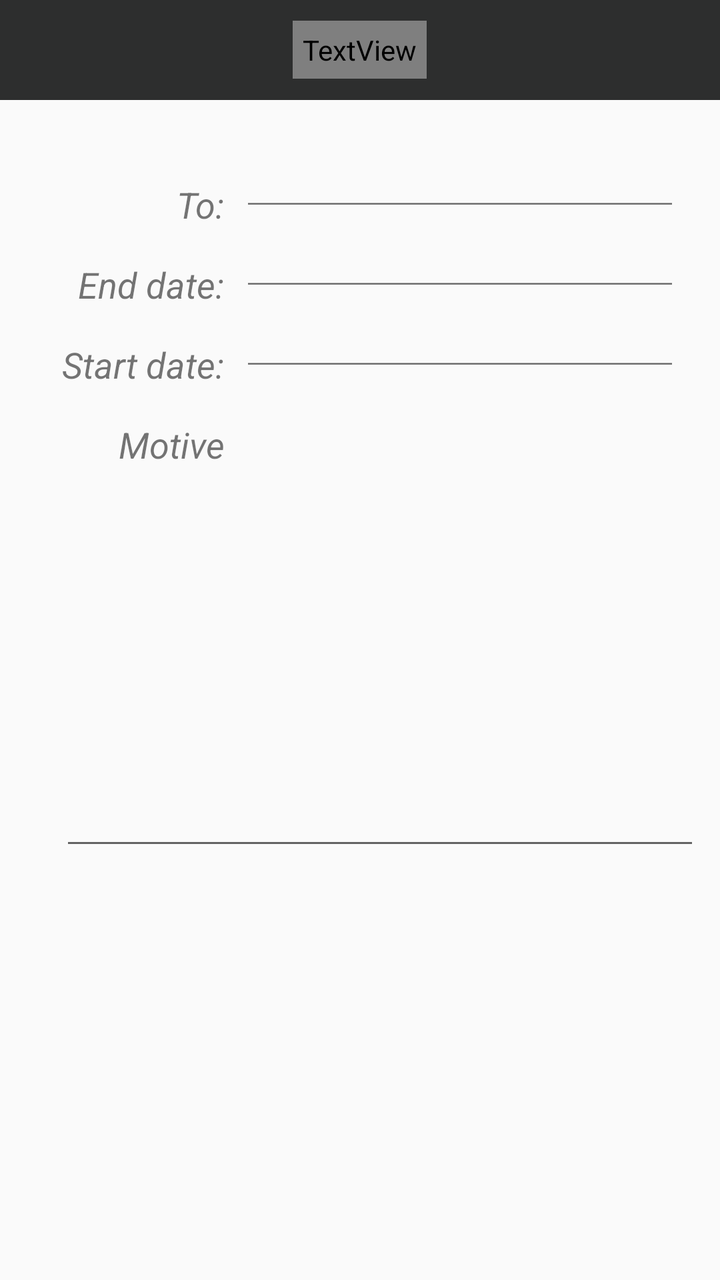
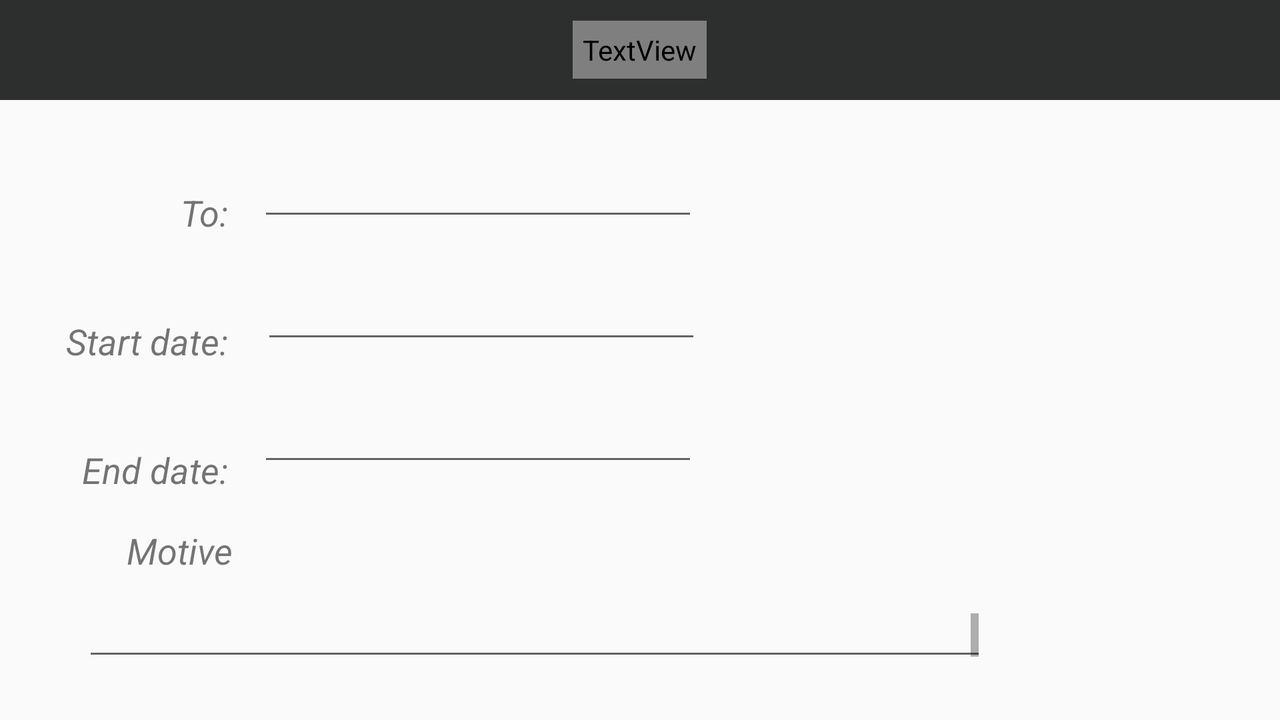

Two renders of one Android screen. The first uses the default layout on a phone; the second uses the alternative layout the repository ships for a different screen configuration, on a matching device. The two XML files are below.
<!-- AndroidManifest.xml: application theme Theme.AppCompat.Light.NoActionBar.FullScreen -->
<!-- res/layout/activity_request_form.xml -->
<?xml version="1.0" encoding="utf-8"?>
<RelativeLayout xmlns:android="http://schemas.android.com/apk/res/android"
    xmlns:tools="http://schemas.android.com/tools"
    android:layout_width="match_parent"
    android:layout_height="match_parent"
    tools:context=".individualRequest.RequestFormActivity">

    <EditText
        android:id="@+id/editTextSnn"
        android:layout_width="220dp"
        android:layout_height="20dp"
        android:layout_marginStart="120dp"
        android:layout_marginTop="90dp"
        android:ems="10"
        android:inputType="text"
        android:textColor="@color/colorPrimary"/>

    <TextView
        android:layout_width="82dp"
        android:layout_height="wrap_content"
        android:layout_marginStart="30dp"
        android:layout_marginTop="210dp"
        android:text="@string/request_form_motive"
        android:textAlignment="textEnd"
        android:textSize="18sp"
        android:textStyle="italic" />

    <EditText
        android:id="@+id/editTextEndDate"
        android:layout_width="220dp"
        android:layout_height="20dp"
        android:layout_marginStart="120dp"
        android:layout_marginTop="130dp"
        android:ems="10"
        android:inputType="date"
        android:textColor="@color/colorPrimary"/>

    <TextView
        android:layout_width="82dp"
        android:layout_height="wrap_content"
        android:layout_marginStart="30dp"
        android:layout_marginTop="130dp"
        android:text="@string/request_form_end_date"
        android:textAlignment="textEnd"
        android:textSize="18sp"
        android:textStyle="italic" />

    <RelativeLayout
        android:id="@+id/relativeLayout2"
        android:layout_width="match_parent"
        android:layout_height="50dp"
        android:background="@color/colorPrimary">

        <TextView
            android:layout_width="wrap_content"
            android:layout_height="wrap_content"
            android:layout_centerHorizontal="true"
            android:layout_centerVertical="true"
            android:padding="5dp"
            android:text="@string/request_title_message_body"
            android:textAlignment="center"
            android:textColor="@color/colorWhite" />
    </RelativeLayout>

    <EditText
        android:id="@+id/editTextStartDate"
        android:layout_width="220dp"
        android:layout_height="20dp"
        android:layout_marginStart="120dp"
        android:layout_marginTop="170dp"
        android:ems="10"
        android:inputType="date"
        android:textColor="@color/colorPrimary"/>

    <TextView
        android:layout_width="82dp"
        android:layout_height="wrap_content"
        android:layout_marginStart="30dp"
        android:layout_marginTop="90dp"
        android:text="@string/request_form_to"
        android:textAlignment="textEnd"
        android:textSize="18sp"
        android:textStyle="italic" />


    <TextView
        android:layout_width="82dp"
        android:layout_height="wrap_content"
        android:layout_marginStart="30dp"
        android:layout_marginTop="170dp"
        android:text="@string/request_form_start_date"
        android:textAlignment="textEnd"
        android:textSize="18sp"
        android:textStyle="italic" />


    <EditText
        android:id="@+id/editTextMotive"
        android:layout_width="320dp"
        android:layout_height="190dp"
        android:layout_marginStart="30dp"
        android:layout_marginTop="240dp"
        android:ems="10"
        android:inputType="textMultiLine"
        android:textColor="@color/colorPrimary"/>

    <ImageView
        android:id="@+id/imageViewSend"
        android:layout_width="57dp"
        android:layout_height="61dp"
        android:layout_marginTop="500dp"
        android:layout_marginStart="300dp"
        android:src="@drawable/ic_send"
        android:contentDescription="TODO" />

</RelativeLayout>
<!-- resources referenced by this layout -->
<resources>
  <color name="colorPrimary">#2d2e2e</color>
  <string name="request_form_end_date">End date:</string>
  <string name="request_form_motive">Motive</string>
  <string name="request_form_start_date">Start date:</string>
  <string name="request_form_to">To:</string>
  <string name="request_title_message_body">MESSAGE BODY</string>
  <!-- from res/values-v21/ -->
  <style name="Theme.AppCompat.Light.NoActionBar.FullScreen" parent="@style/Theme.AppCompat.Light.NoActionBar">
          <item name="android:windowNoTitle">true</item>
          <item name="android:windowActionBar">false</item>
          <item name="android:windowFullscreen">true</item>
          <item name="android:windowContentOverlay">@null</item>
          <item name="colorPrimary">@color/colorPrimary</item>
          <item name="colorPrimaryDark">@color/colorPrimaryDark</item>
          <item name="colorAccent">@color/colorAccent</item>
          <item name="android:statusBarColor">@android:color/transparent</item>
      </style>
  <color name="colorPrimaryDark">#171717</color>
  <color name="colorAccent">#6ffd1a</color>
</resources>
<!-- res/layout-land/activity_request_form.xml (the repository's variant of the layout above) -->
<!-- drawn on the phone turned sideways -->
<?xml version="1.0" encoding="utf-8"?>
<android.support.constraint.ConstraintLayout xmlns:android="http://schemas.android.com/apk/res/android"
    xmlns:app="http://schemas.android.com/apk/res-auto"
    xmlns:tools="http://schemas.android.com/tools"
    android:layout_width="match_parent"
    android:layout_height="match_parent"
    tools:context=".individualRequest.RequestFormActivity">

    <EditText
        android:id="@+id/editTextSnn"
        android:layout_width="220dp"
        android:layout_height="wrap_content"
        android:layout_marginStart="8dp"
        android:layout_marginTop="24dp"
        android:layout_marginEnd="8dp"
        android:ems="10"
        android:inputType="text"
        android:textColor="@color/colorPrimary"
        app:layout_constraintEnd_toEndOf="parent"
        app:layout_constraintHorizontal_bias="0.024"
        app:layout_constraintStart_toEndOf="@+id/textView9"
        app:layout_constraintTop_toBottomOf="@+id/relativeLayout2"
        tools:ignore="Autofill,LabelFor" />

    <TextView
        android:id="@+id/textView12"
        android:layout_width="82dp"
        android:layout_height="wrap_content"
        android:layout_marginStart="8dp"
        android:layout_marginTop="16dp"
        android:layout_marginEnd="8dp"
        android:text="@string/request_form_motive"
        android:textAlignment="textEnd"
        android:textSize="18sp"
        android:textStyle="italic"
        app:layout_constraintEnd_toEndOf="parent"
        app:layout_constraintHorizontal_bias="0.048"
        app:layout_constraintStart_toStartOf="parent"
        app:layout_constraintTop_toBottomOf="@+id/textView11" />

    <EditText
        android:id="@+id/editTextEndDate"
        android:layout_width="220dp"
        android:layout_height="wrap_content"
        android:layout_marginStart="8dp"
        android:layout_marginTop="20dp"
        android:layout_marginEnd="8dp"
        android:ems="10"
        android:inputType="date"
        android:textColor="@color/colorPrimary"
        app:layout_constraintEnd_toEndOf="parent"
        app:layout_constraintHorizontal_bias="0.024"
        app:layout_constraintStart_toEndOf="@+id/textView11"
        app:layout_constraintTop_toBottomOf="@+id/editTextStartDate"
        tools:ignore="Autofill,LabelFor" />

    <TextView
        android:id="@+id/textView11"
        android:layout_width="82dp"
        android:layout_height="wrap_content"
        android:layout_marginStart="32dp"
        android:layout_marginTop="40dp"
        android:text="@string/request_form_end_date"
        android:textAlignment="textEnd"
        android:textSize="18sp"
        android:textStyle="italic"
        app:layout_constraintStart_toStartOf="parent"
        app:layout_constraintTop_toBottomOf="@+id/textView10" />

    <RelativeLayout
        android:id="@+id/relativeLayout2"
        android:layout_width="match_parent"
        android:layout_height="50dp"
        android:background="@color/colorPrimary">

        <TextView
            android:layout_width="wrap_content"
            android:layout_height="wrap_content"
            android:layout_centerHorizontal="true"
            android:layout_centerVertical="true"
            android:padding="5dp"
            android:text="@string/request_title_message_body"
            android:textAlignment="center"
            android:textColor="@color/colorWhite" />
    </RelativeLayout>

    <EditText
        android:id="@+id/editTextStartDate"
        android:layout_width="220dp"
        android:layout_height="wrap_content"
        android:layout_marginTop="20dp"
        android:layout_marginEnd="8dp"
        android:ems="10"
        android:inputType="date"
        android:textColor="@color/colorPrimary"
        app:layout_constraintEnd_toEndOf="parent"
        app:layout_constraintHorizontal_bias="0.056"
        app:layout_constraintStart_toEndOf="@+id/textView10"
        app:layout_constraintTop_toBottomOf="@+id/editTextSnn"
        tools:ignore="Autofill,LabelFor" />

    <TextView
        android:id="@+id/textView9"
        android:layout_width="82dp"
        android:layout_height="wrap_content"
        android:layout_marginStart="32dp"
        android:layout_marginTop="44dp"
        android:text="@string/request_form_to"
        android:textAlignment="textEnd"
        android:textSize="18sp"
        android:textStyle="italic"
        app:layout_constraintStart_toStartOf="parent"
        app:layout_constraintTop_toBottomOf="@+id/relativeLayout2" />


    <TextView
        android:id="@+id/textView10"
        android:layout_width="82dp"
        android:layout_height="wrap_content"
        android:layout_marginStart="32dp"
        android:layout_marginTop="40dp"
        android:text="@string/request_form_start_date"
        android:textAlignment="textEnd"
        android:textSize="18sp"
        android:textStyle="italic"
        app:layout_constraintStart_toStartOf="parent"
        app:layout_constraintTop_toBottomOf="@+id/textView9" />


    <EditText
        android:id="@+id/editTextMotive"
        android:layout_width="452dp"
        android:layout_height="40dp"
        android:layout_marginStart="8dp"
        android:layout_marginTop="8dp"
        android:layout_marginEnd="8dp"
        android:ems="10"
        android:inputType="textMultiLine"
        android:textColor="@color/colorPrimary"
        app:layout_constraintEnd_toEndOf="parent"
        app:layout_constraintHorizontal_bias="0.193"
        app:layout_constraintStart_toStartOf="parent"
        app:layout_constraintTop_toBottomOf="@+id/textView12"
        tools:ignore="Autofill,LabelFor"
        android:scrollbars="vertical"/>

    <ImageView
        android:id="@+id/imageViewSend"
        android:layout_width="57dp"
        android:layout_height="61dp"
        android:layout_marginStart="8dp"
        android:layout_marginTop="28dp"
        android:layout_marginEnd="32dp"
        android:contentDescription="@string/send_button"
        android:src="@drawable/ic_send"
        app:layout_constraintEnd_toEndOf="parent"
        app:layout_constraintHorizontal_bias="1.0"
        app:layout_constraintStart_toStartOf="parent"
        app:layout_constraintTop_toBottomOf="@+id/textView12" />

</android.support.constraint.ConstraintLayout>
<!-- resources referenced by the variant -->
<!-- as the phone turned sideways resolves them -->
<resources>
  <color name="colorPrimary">#2d2e2e</color>
  <string name="request_form_end_date">End date:</string>
  <string name="request_form_motive">Motive</string>
  <string name="request_form_start_date">Start date:</string>
  <string name="request_form_to">To:</string>
  <string name="request_title_message_body">MESSAGE BODY</string>
  <string name="send_button">Send button</string>
  <!-- from res/values-v21/ -->
  <style name="Theme.AppCompat.Light.NoActionBar.FullScreen" parent="@style/Theme.AppCompat.Light.NoActionBar">
          <item name="android:windowNoTitle">true</item>
          <item name="android:windowActionBar">false</item>
          <item name="android:windowFullscreen">true</item>
          <item name="android:windowContentOverlay">@null</item>
          <item name="colorPrimary">@color/colorPrimary</item>
          <item name="colorPrimaryDark">@color/colorPrimaryDark</item>
          <item name="colorAccent">@color/colorAccent</item>
          <item name="android:statusBarColor">@android:color/transparent</item>
      </style>
  <color name="colorPrimaryDark">#171717</color>
  <color name="colorAccent">#6ffd1a</color>
</resources>
